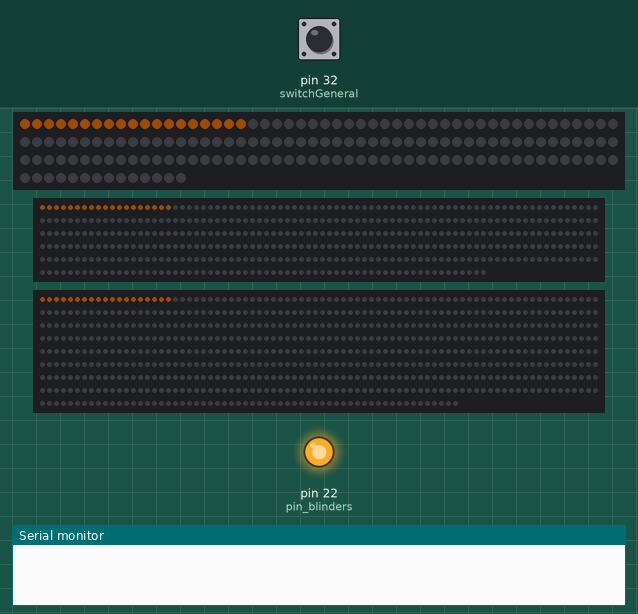
Bench run of a sketch on a simulated Arduino Mega 2560, built with avr-gcc and run on an emulated ATmega2560. On the bench: 164 RGB LEDs in strip order, left to right, continuing on the next row, 464 RGB LEDs in strip order, left to right, continuing on the next row, 700 RGB LEDs in strip order, left to right, continuing on the next row, output pins drawn as LEDs (lit = HIGH), the last lines printed to the serial monitor. Inputs (shaded band) come from the test bench; at power-on: pin 32 (switchGeneral) LOW. Dim RGB values are drawn brighter than linear.

Above: at 1.2 s.
1.3 s: pin 32 (switchGeneral) pulled HIGH for 0.15 s
At 1.7 s:
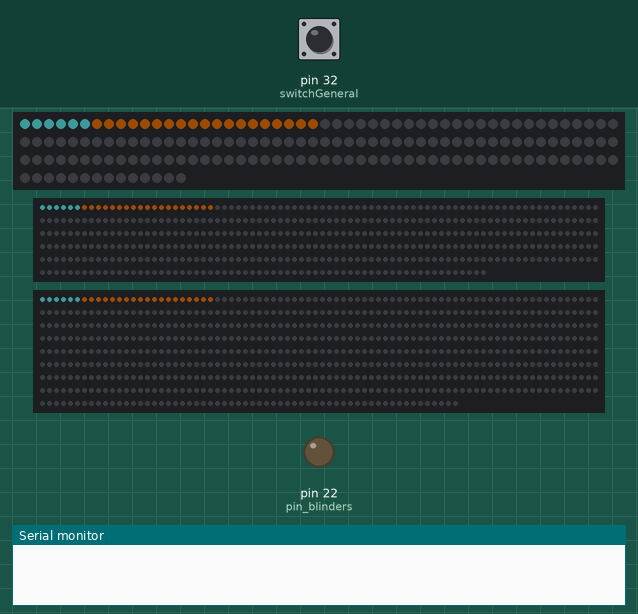
3.9 s: pin 32 (switchGeneral) pulled HIGH for 1 s
At 4.9 s:
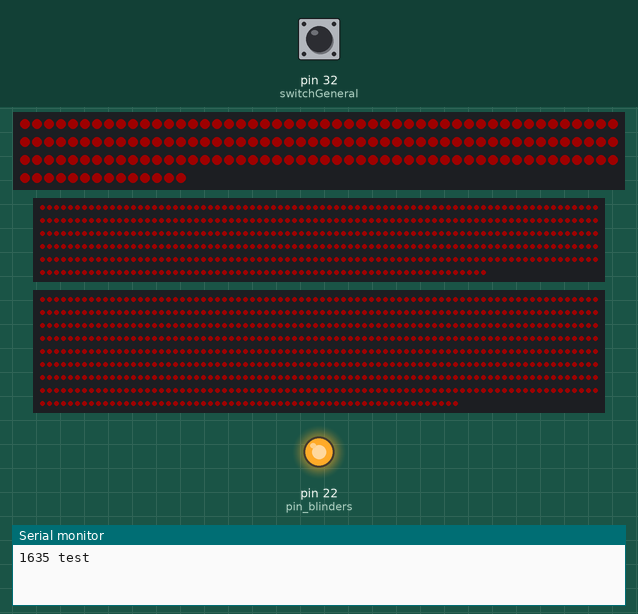
5.5 s: pin 32 (switchGeneral) pulled HIGH for 0.15 s
8.6 s: pin 32 (switchGeneral) pulled HIGH for 3.2 s
At 18.25 s:
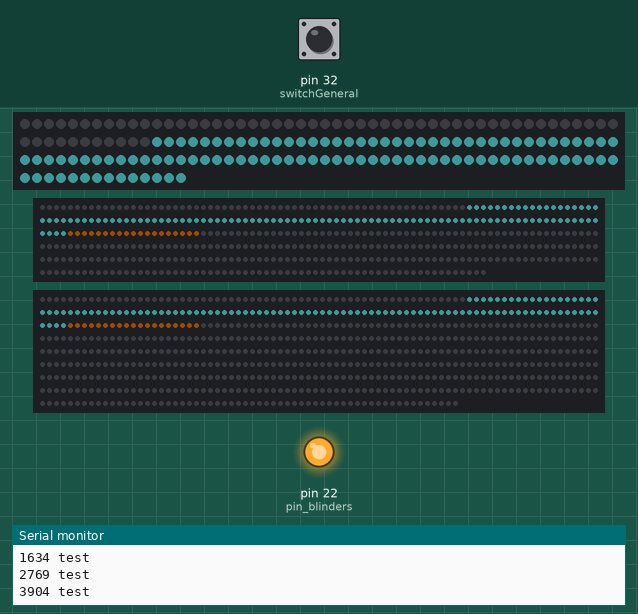
Timing chart, 0 to 19.8 s (numbered marks = the images above; inputs shaded):
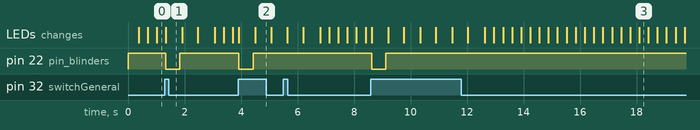

Measured:
- after the input at 1.3 s, pin 22 (pin_blinders): HIGH → LOW at once, → HIGH 0.50 s later
- after the input at 3.9 s, pin 22 (pin_blinders): HIGH → LOW at once, → HIGH 0.50 s later
- after the input at 8.6 s, pin 22 (pin_blinders): HIGH → LOW at once, → HIGH 0.50 s later

The sketch:

arduino_neopixel.ino
```cpp
#include <Adafruit_NeoPixel.h>
//#include <SPI.h>
//#include <Adafruit_VS1053.h>
//#include <SD.h>
//#define SHIELD_RESET  8      // VS1053 reset pin (unused!)
//#define SHIELD_CS     6      // VS1053 chip select pin (output)
//#define SHIELD_DCS    7     // VS1053 Data/command select pin (output)
//#define CARDCS 9     // Card chip select pin
//#define DREQ 2       // VS1053 Data request, ideally an Interrupt pin
//
//Adafruit_VS1053_FilePlayer musicPlayer =
//Adafruit_VS1053_FilePlayer(SHIELD_RESET, SHIELD_CS, SHIELD_DCS, DREQ, CARDCS);

// Which pin on the Arduino is connected to the NeoPixels?
#define NUMPIXELS 164 //scari
#define PIN 28

#define NUMPIXELS2 464 //geamuri
#define PIN2 26

#define NUMPIXELS3 700 //hol
#define PIN3 30

#define LINELENGTH 20

#define DELAYVAL 500

int counter = 0;
int counter2 = 0;
int counter3 = 0;
unsigned long time;
bool stoploop = false;
int timerAlarma = 23000; // 23 secunde

#define switchGeneral 32

Adafruit_NeoPixel pixels(NUMPIXELS, PIN, NEO_GRB + NEO_KHZ800);
Adafruit_NeoPixel pixels2(NUMPIXELS2, PIN2, NEO_GRB + NEO_KHZ800);
Adafruit_NeoPixel pixels3(NUMPIXELS3, PIN3, NEO_GRB + NEO_KHZ800);

void setup()
{
  Serial.begin(9600);
  pixels.begin();
  pixels2.begin();
  pixels3.begin();

  pinMode(switchGeneral, INPUT); // pin buton alarma
  pinMode(22, OUTPUT); //pin blinders
  digitalWrite(22,HIGH);
}

bool timer = false;

void loop()
{

  //debug
  //    Serial.print("loop ");
  //    Serial.println(digitalRead(12));

  // merge in modul normal atata timp cat:
  // switchul este 0
  // si stoploop este true

  // normal mode
  led(pixels, NUMPIXELS, counter, LINELENGTH);
  led(pixels2, NUMPIXELS2, counter2, LINELENGTH);
  led(pixels3, NUMPIXELS3, counter3, LINELENGTH);

  // merge in modul alarma atata timp cat:
  // switchul este 1
  // si stoploop este false

  digitalWrite(22,HIGH);

  while (digitalRead(switchGeneral) == 1 && !stoploop) {

    if(digitalRead(switchGeneral) == 1 && timer==false) {
      time = millis();
      timer = true;

      //blinders goes down
      blindersDown(22);

    }
    //  debug
//    Serial.print(time);
//    Serial.print(" inner loop ");
//    Serial.println(digitalRead(12));


    //    start alarma
//    alarma(pixels, NUMPIXELS);
//    alarma(pixels2, NUMPIXELS2);
//    alarma(pixels3, NUMPIXELS3);
    for (int i = 0; i < NUMPIXELS3; i++) {
      pixels.setPixelColor(i, pixels.Color(30, 0, 0));
      pixels2.setPixelColor(i, pixels2.Color(30, 0, 0));
      pixels3.setPixelColor(i, pixels3.Color(30, 0, 0));
    }
    pixels.show();
    pixels2.show();
    pixels3.show();
    delay(500);
    pixels.clear();
    pixels2.clear();
    pixels3.clear();
    pixels.show();
    pixels2.show();
    pixels3.show();
    delay(500);

    // check if timerAlarma has been passed
    // modul alarma nu dureaza mai mult decat timerAlarma
    Serial.print(millis() - time);
    Serial.println(" test");
    if (millis() - time > timerAlarma) {
      stoploop = true;
      Serial.println(" test2");
      // make the leds blue
//      setBackground(pixels, NUMPIXELS);
//      setBackground(pixels2, NUMPIXELS2);
//      setBackground(pixels3, NUMPIXELS3);
    }

    // Se iese din while dupa ce treme timpul timerAlarma
    // Chiar daca switchul este 0
  }

  // dupa ce timerAlarma trece si stoploop = true
  // se asteapta wtichul sa devina 0
  // pentru a mai putea intra in modul alarma la urmatoarea apasare
  if (digitalRead(switchGeneral) == 0 && stoploop == true) {
    stoploop = false;
  }

  // show the pixels
  pixels.show();
  pixels2.show();
  pixels3.show();

  if (digitalRead(switchGeneral)==0) {
    timer = false;
  }

  //this timer should be 0 due to low speed
//  delay(0);
}

// end loop

void blindersDown(int pin)
{
//  Serial.print(" blinders goes down ");
  digitalWrite(pin, LOW);
  delay(500);
  digitalWrite(pin, HIGH);

}

void setBackground(Adafruit_NeoPixel &pixels, int numpixel) {
  for (int i = 0; i < numpixel; i++) {
    pixels.setPixelColor(i, pixels.Color(0, 0, 20));
  }
  pixels.show();
}

void led(Adafruit_NeoPixel &pixels, int numpixel, int &counter, int line)
{

  if (counter < numpixel + line) {

    int green = 255;
    pixels.setPixelColor(counter, pixels.Color(30, 14, 0));
    pixels.setPixelColor(counter - 1, pixels.Color(30, 14, 0));

    pixels.setPixelColor(counter - 2, pixels.Color(30, 14, 0));
    pixels.setPixelColor(counter - 3, pixels.Color(30, 14, 0));
    pixels.setPixelColor(counter - 4, pixels.Color(30, 14, 0));
    pixels.setPixelColor(counter - 5, pixels.Color(30, 14, 0));
    pixels.setPixelColor(counter - 6, pixels.Color(30, 14, 0));
    pixels.setPixelColor(counter - 7, pixels.Color(30, 14, 0));
    pixels.setPixelColor(counter - 8, pixels.Color(30, 14, 0));
    pixels.setPixelColor(counter - 9, pixels.Color(30, 14, 0));

    pixels.setPixelColor(counter - 10, pixels.Color(30, 14, 0));
    pixels.setPixelColor(counter - 11, pixels.Color(30, 14, 0));
    pixels.setPixelColor(counter - 12, pixels.Color(30, 14, 0));
    pixels.setPixelColor(counter - 13, pixels.Color(30, 14, 0));

    pixels.setPixelColor(counter - 14, pixels.Color(30, 14, 0));
    pixels.setPixelColor(counter - 15, pixels.Color(30, 14, 0));
    pixels.setPixelColor(counter - 16, pixels.Color(30, 14, 0));
    pixels.setPixelColor(counter - 17, pixels.Color(30, 14, 0));
    pixels.setPixelColor(counter - 18, pixels.Color(30, 14, 0));
    pixels.setPixelColor(counter - 19, pixels.Color(10, 25, 25));
    counter++;
  }
  else {
    counter = 0;
  }
}

void alarma(Adafruit_NeoPixel &pixels, int numpixel)
{
  for (int i = 0; i < numpixel; i++) {
    pixels.setPixelColor(i, pixels.Color(10, 0, 0));
  }
  pixels.show();
  delay(500);
  pixels.clear();
  pixels.show();
  delay(500);
}
```
